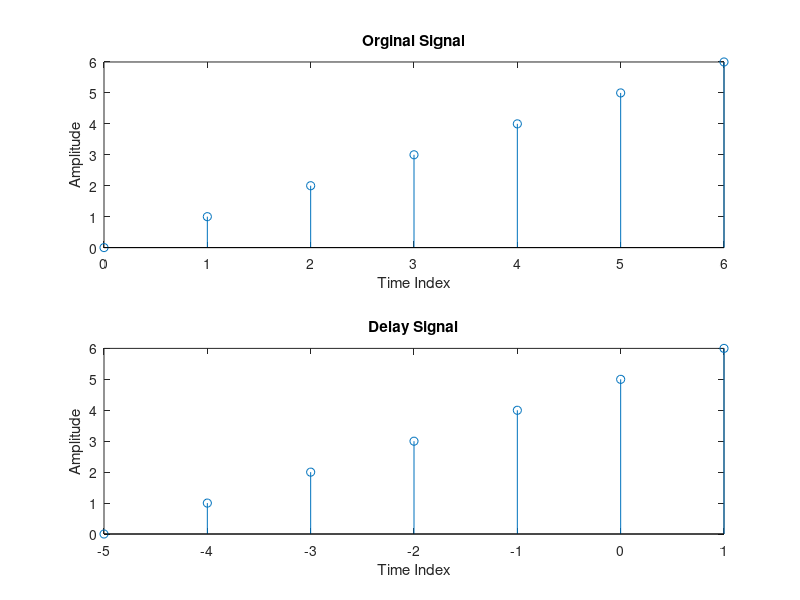

Write MATLAB code to recreate this figure.
n1 = input('How many unit you want to Delay : ');
x = [0 1 2 3 4 5 6];
n = 0:6;
subplot (2,1,1);
stem(n,x);
xlabel ('Time Index');
ylabel ('Amplitude');
title('Orginal Signal');

m = n-n1;
subplot (2,1,2);
stem(m,x);
xlabel ('Time Index');
ylabel ('Amplitude');
title('Delay Signal');